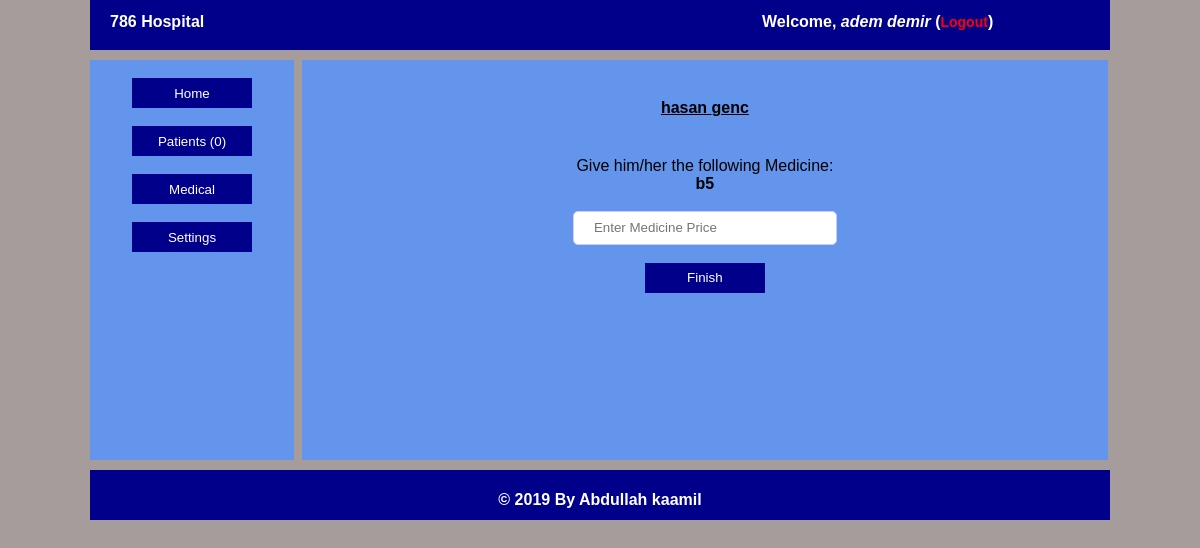
Screenshot of /pharmacy/medicine.php?id=1 (signed in) with the database file from the repository.
### tables this page shows
CREATE TABLE `users` (
  `username` varchar(50) NOT NULL,
  `password` varchar(40) NOT NULL,
  `fname` varchar(40) NOT NULL,
  `sname` varchar(40) NOT NULL,
  `type` varchar(40) NOT NULL
);

CREATE TABLE `patient` (
  `id` int(11) NOT NULL,
  `fname` varchar(100) NOT NULL,
  `sname` varchar(100) NOT NULL,
  `email` varchar(255) NOT NULL,
  `address` varchar(255) NOT NULL,
  `phone` varchar(25) NOT NULL,
  `sex` varchar(10) NOT NULL,
  `bloodgroup` varchar(5) NOT NULL,
  `birthyear` int(4) NOT NULL
);

CREATE TABLE `medication` (
  `id` int(11) NOT NULL,
  `patient_id` int(11) NOT NULL,
  `status` varchar(50) NOT NULL,
  `symptoms` longtext NOT NULL,
  `tests` longtext NOT NULL,
  `test_results` longtext NOT NULL,
  `medical` longtext NOT NULL,
  `doctor_type` varchar(20) NOT NULL,
  `doctor_price` int(11) NOT NULL,
  `test_price` int(11) NOT NULL,
  `medical_price` int(11) NOT NULL,
  `date` int(11) NOT NULL,
  `month` int(11) NOT NULL,
  `year` int(11) NOT NULL
);

### pharmacy/medicine.php (the view, shortened to what this page needs)
<!DOCTYPE html>
<html lang="en">
<head>
	<link rel="stylesheet" type="text/css" href="../assets/style.css">
</head>
<body>
	<div class="wrapper">
	<?php
		include "includes/header.php";
		include "includes/left.php";
	 ?>
		<div class="right">
			<br>
			<center>
			<?php
				require '../includes/connect.php';
				$id = $_GET['id'];
				$sql = mysqli_query($con, "SELECT * FROM `medication` WHERE `id`='$id'");
				while ($row=mysqli_fetch_array($sql)) {
					$idd = $row['patient_id'];
					$sql1 = mysqli_query($con, "SELECT * FROM `patient` WHERE `id`='$idd'");
					while ($roww = mysqli_fetch_array($sql1)) {
						echo "<h4 align='center'><u>".$roww['fname']." ".$roww['sname']."</u></h4>";
					}
				}
				 ?><br>
				 <?php
				@require '../includes/connect.php';
				$id = $_GET['id'];
				$sql = mysqli_query($con, "SELECT * FROM `medication` WHERE `id`='$id'");
				while ($row=mysqli_fetch_array($sql)) {
					echo "Give him/her the following Medicine: <br><b>".$row['medical']."</b>";
				}
				 ?><br><br>
				<form action="medicine.php?id=<?php echo $id = $_GET['id']; ?>" method="POST">
				<input type="number" required="required" name="price" class="form" placeholder="Enter Medicine Price"><br><br>
				<input type="submit" value="Finish" class="btnlink" name="btn"><br><br>
			</form>
			</center>
		</div>
		<?php
		include "includes/footer.php";
		 ?>
	</div>
</body>
</html>

### includes/users.php (shortened to what this page needs)
<?php
function pharmacydetails()
{
	include 'connect.php';
    $type = $_SESSION['type'];
    $username = $_SESSION['pharmacy'];
    $sql = "SELECT * FROM `users` WHERE `username`='$username' AND `type`='$type'";
    $query = mysqli_query($con, $sql);
    while ($row = mysqli_fetch_array($query)) {
        echo "Welcome, <i>" . $row['fname'] . " " . $row['sname'] . "</i> (<a href='../logout.php'>Logout</a>)";
    }
}

### assets/style.css (style rules this page uses)
body { margin: 0; padding: 0; background-color: #A69C9B; font-family: Arial,Lucida Sans; }
.wrapper { min-height: 400px; max-height: auto; width: 85%; margin: 0 auto; font-family: Arial,Lucida Sans; }
.headerright a { text-decoration: none; font-size: 14px; color: red; }
.btnlink { height: 30px; width: 120px; background-color: #00008B; border: 0; margin: 0; color: white; cursor: pointer; }
.right { min-height: 400px; max-height: auto; width: 79%; margin-left: 8px; background: #6495ED; margin-top: 10px; float: left; }
.form { height: 30px; width: 240px; border: 1px solid #ccf; border-radius: 5px; padding-left: 20px; }

### rows the page displays
users: fname "adem", sname "demir"
medication: medical "b5"
patient: fname "hasan", sname "genc"

### other values shown
mysqli_num_rows($query) "0"
